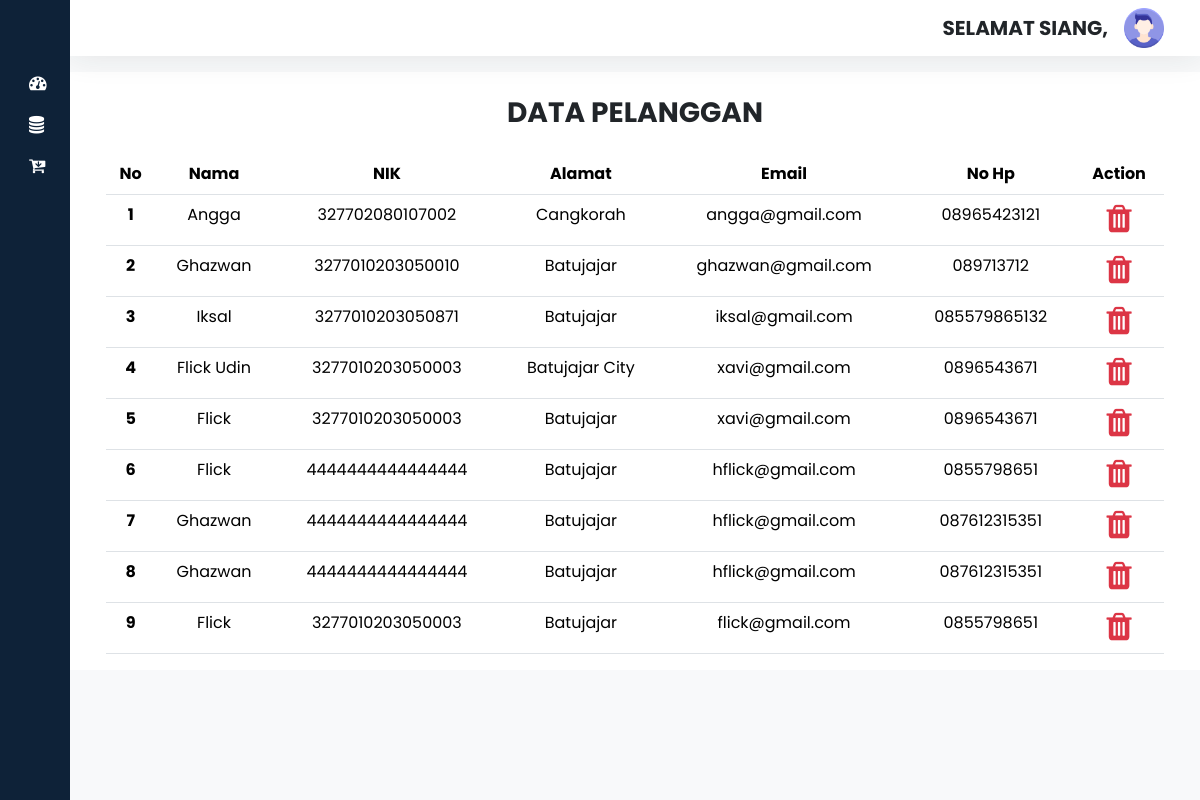
Page /admin/pelanggan.php on the committed database.
### tables this page shows
CREATE TABLE `pelanggan` (
  `id_pelanggan` int(11) NOT NULL,
  `nama` varchar(50) NOT NULL,
  `nik` varchar(16) NOT NULL,
  `alamat` varchar(50) NOT NULL,
  `email` varchar(20) NOT NULL,
  `no_hp` varchar(20) NOT NULL
);

### admin/pelanggan.php (the view, shortened to what this page needs)
<!DOCTYPE html>
<html>
<head>
    <link href="https://cdn.lineicons.com/4.0/lineicons.css" rel="stylesheet" />
    <link href="https://cdn.jsdelivr.net/npm/bootstrap@5.3.2/dist/css/bootstrap.min.css" rel="stylesheet" />
    <link rel="stylesheet" href="style.css" />
    <link rel="stylesheet" href="https://cdnjs.cloudflare.com/ajax/libs/font-awesome/4.7.0/css/font-awesome.min.css">
</head>
<body>
    <div class="wrapper">
        <?php include "sidebar.php"; ?>
        <div class="main" style="background-color: #f8f9fa;">
            <?php include "nav.php"; ?>
            <div class="container bg-white">
                <h3 class="mt-4 text-center fw-bold mb-4">DATA PELANGGAN</h3>
                <div class="table-responsive px-4">
                    <table class="table text-center">
                        <thead style="color: white; background-color: #0d6efd;">
                            <tr>
                                <th scope="col">No</th>
                                <th scope="col">Nama</th>
                                <th scope="col">NIK</th>
                                <th scope="col">Alamat</th>
                                <th scope="col">Email</th>
                                <th scope="col">No Hp</th>
                                <th scope="col">Action</th>
                            </tr>
                        </thead>
                        <tbody>
                            <?php
                            $no = 1;
                            $query = "SELECT * FROM pelanggan";
                            $sql = mysqli_query($conn, $query);
                            foreach ($sql as $tampil) {
                            ?>
                                <tr>
                                    <th scope="row"><?= $no ?></th>
                                    <td><?= $tampil['nama']; ?></td>
                                    <td><?= $tampil['nik']; ?></td>
                                    <td><?= $tampil['alamat']; ?></td>
                                    <td><?= $tampil['email']; ?></td>
                                    <td><?= $tampil['no_hp']; ?></td>
                                    <td>
                                        <a href="hapus_pelanggan_action.php?id_pelanggan=<?= $tampil['id_pelanggan'] ?>"><i class="fa fa-trash fa-2x text-danger"></i></a>
                                    </td>
                                </tr>
                            <?php
                                $no++;
                            }
                            ?>
                        </tbody>
                    </table>
                </div>
            </div>
        </div>
    </div>
</body>
</html>

### admin/style.css (style rules this page uses)
a { text-decoration: none; }
body { font-family: 'Poppins', sans-serif; }
.wrapper { display: flex; }
.main { display: flex; flex-direction: column; min-height: 100vh; width: 100%; overflow: hidden; transition: all 0.35s ease-in-out; background-color: #fff; min-width: 0; }

### rows in the picture
pelanggan: nama "Angga", nik "327702080107002", alamat "Cangkorah", email "angga@gmail.com", no_hp "08965423121"
pelanggan: nama "Ghazwan", nik "3277010203050010", alamat "Batujajar", email "ghazwan@gmail.com", no_hp "089713712"
pelanggan: nama "Iksal", nik "3277010203050871", alamat "Batujajar", email "iksal@gmail.com", no_hp "085579865132"
pelanggan: nama "Flick Udin", nik "3277010203050003", alamat "Batujajar City", email "xavi@gmail.com", no_hp "0896543671"
pelanggan: nama "Flick", nik "3277010203050003", alamat "Batujajar", email "xavi@gmail.com", no_hp "0896543671"
pelanggan: nama "Flick", nik "4444444444444444", alamat "Batujajar", email "hflick@gmail.com", no_hp "0855798651"
pelanggan: nama "Ghazwan", nik "4444444444444444", alamat "Batujajar", email "hflick@gmail.com", no_hp "087612315351"
pelanggan: nama "Ghazwan", nik "4444444444444444", alamat "Batujajar", email "hflick@gmail.com", no_hp "087612315351"
pelanggan: nama "Flick", nik "3277010203050003", alamat "Batujajar", email "flick@gmail.com", no_hp "0855798651"

### other values in the picture
$ucapan "SELAMAT SIANG"
